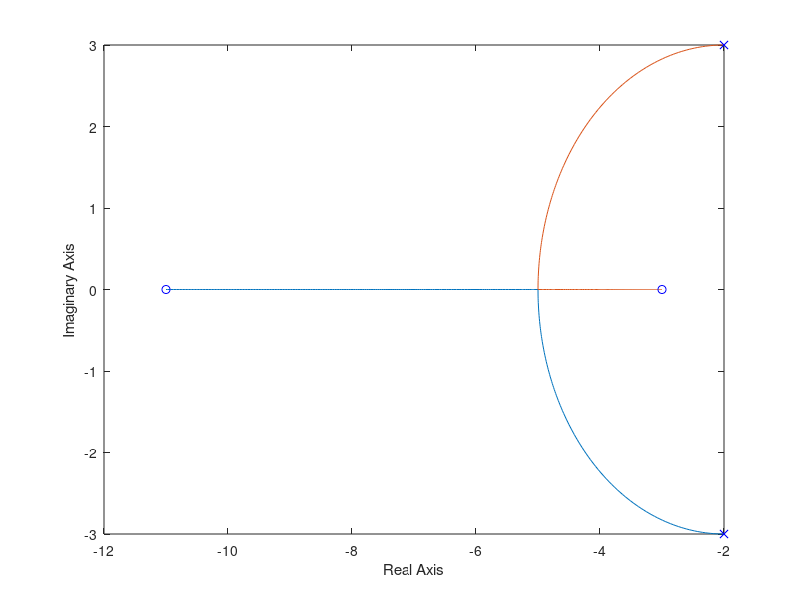

Source code (MATLAB): (Note: this script raises an error after producing the figure.)
% Specify an arbitrary transfer function
G = tf([1 2],[1 4 13]);
% Pick gain to mark on root locus
gainToMark = 5;
% The rlocus function can output the values normally plotted and the gains
% associated with each value on the complex plane
[complexVec,gainsVec] = rlocus(G);
% Recall: the root locus is displayed on the complex plane (s = \sigma +
% j*\omega)
realPart = real(complexVec);
imagPart = imag(complexVec);
% First closed loop pole with increasing gain, K
realCLpole1 = realPart(1,:);
imagCLpole1 = imagPart(1,:);
% Second closed loop pole with increasing gain, K
realCLpole2 = realPart(2,:);
imagCLpole2 = imagPart(2,:);
% Plot the closed loop poles as varying with gain K
plot(realCLpole1,imagCLpole1,realCLpole2,imagCLpole2);
hold on;
ylabel('Imaginary Axis');
xlabel('Real Axis');
% Plot open loop poles
plot(realCLpole1(1),imagCLpole1(1),'bx'); hold on;
plot(realCLpole2(1),imagCLpole2(1),'bx');
% Plot open loop zeros
plot(realCLpole1(end),imagCLpole1(end),'bo'); hold on;
plot(realCLpole2(end),imagCLpole2(end),'bo');
% Find the the location of the gain of interest on the root locus
indexOfGain = find(gainsVec >= gainToMark,1,'first');
markedGain = gainsVec(indexOfGain);
% Form the closed-loop feedback system with selected gain
CLsystem = feedback(G,markedGain);
% Acquire step response values of interest from the closed-loop system
stepResponse = stepinfo(CLsystem);
percentOvershoot = stepResponse.Overshoot;
% Plot test box with results onto plot
gainString = ['Gain: ' num2str(markedGain)];
osString   = ['%OS: ' num2str(percentOvershoot) ' %'];
text(-2.25,1.5,gainString);
text(-2.25,1.0,osString)
% Plot closed-loop poles arising from feedback gain selection
plot(realCLpole1(indexOfGain),imagCLpole1(indexOfGain),'r+');
plot(realCLpole2(indexOfGain),imagCLpole2(indexOfGain),'r+');
xlim([-10 2]); ylim([-4 4]);